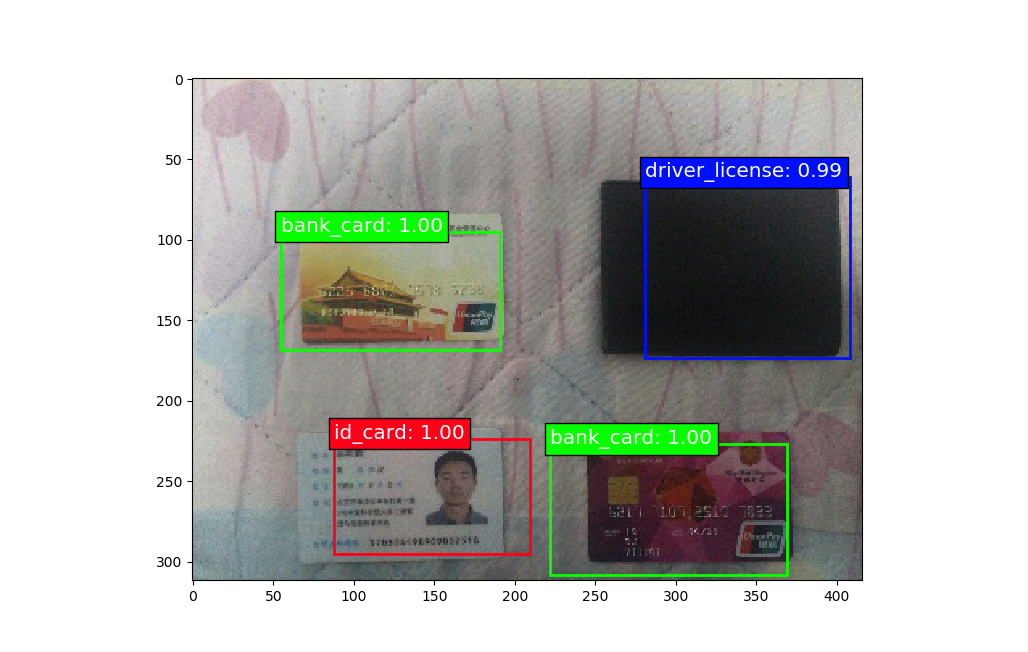
#> input picture examples/v3_3.png, 1028 x 652 px, found by its file name
$ python convert_image_type.py
#> lines starting #> are read from the running program, lines starting #| are printed output that depends on the picture
from PIL import Image
import os


def png2jpg(image_path):
    infile = image_path
    outfile = os.path.splitext(infile)[0] + ".jpg"
    img = Image.open(infile)
#> img is the input picture: PIL image 1028x652 RGBA; mean R, G, B, A 185.4, 186.1, 182.9, 255
    try:
        if len(img.split()) == 4:
            # prevent IOError: cannot write mode RGBA as BMP
            r, g, b, a = img.split()
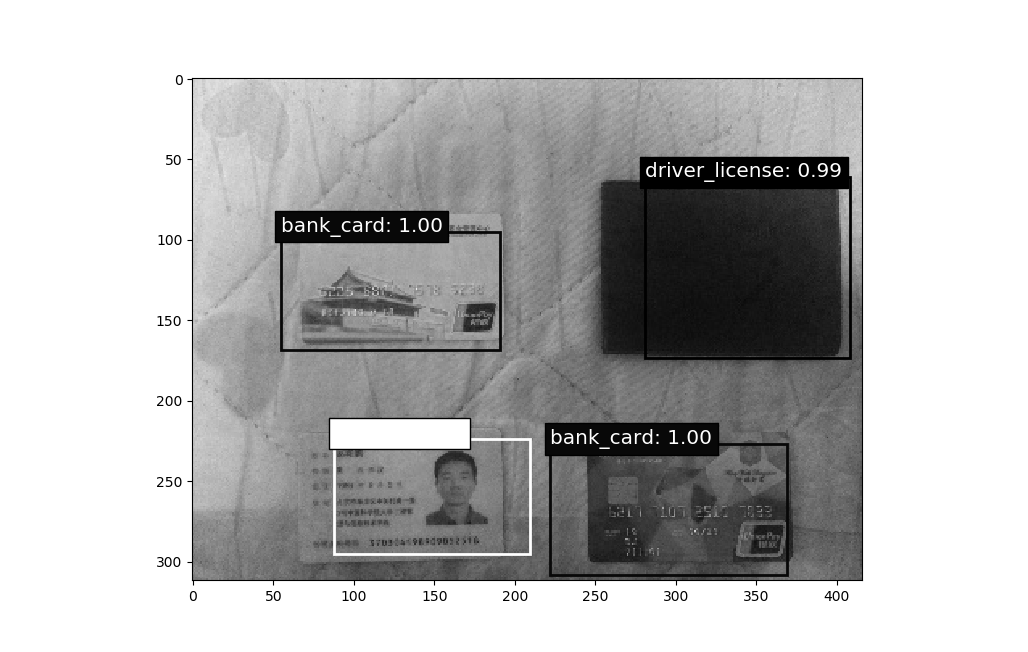
#> r: PIL image 1028x652 L; min 0, max 255, mean 185.4
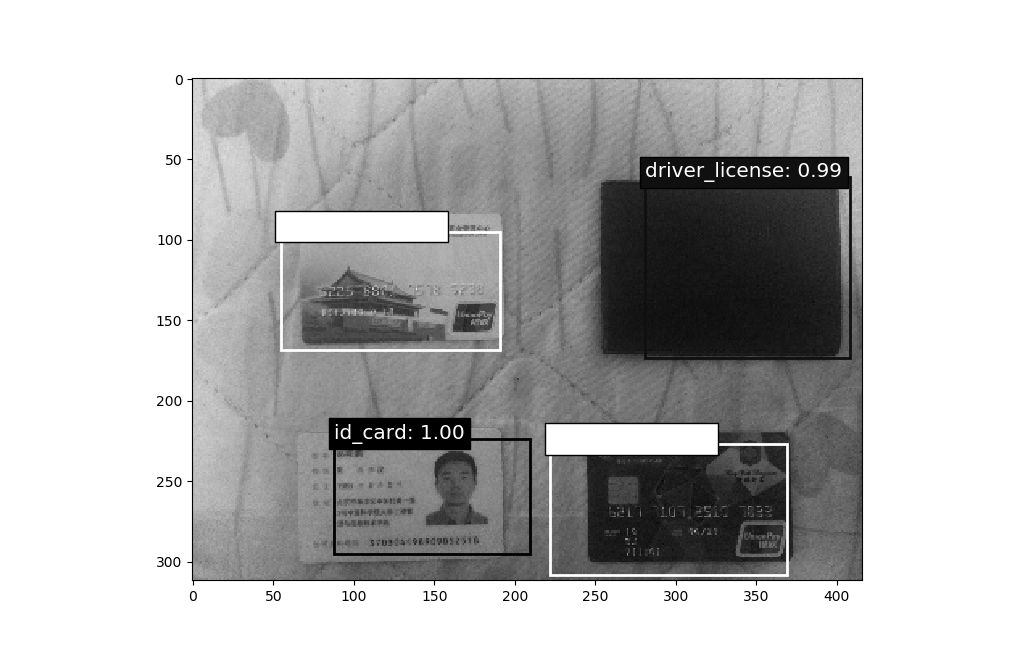
#> g: PIL image 1028x652 L; min 0, max 255, mean 186.1
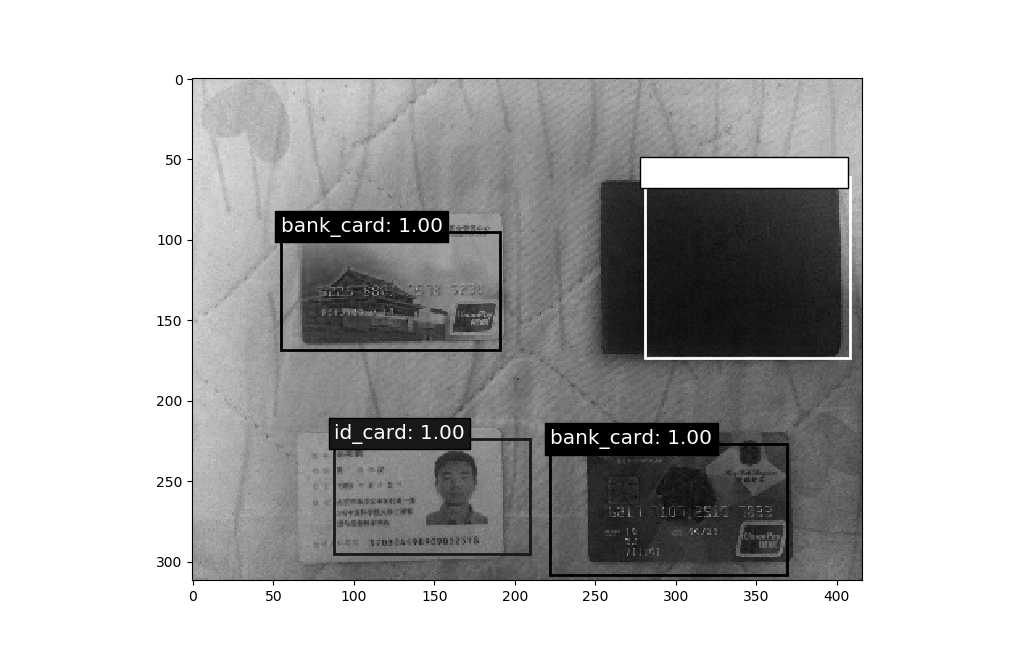
#> b: PIL image 1028x652 L; min 0, max 255, mean 182.9
#> a: PIL image 1028x652 L; every value is 255
            img = Image.merge("RGB", (r, g, b))
#> img: PIL image 1028x652 RGB
            img.convert('RGB').save(outfile, quality=95)
            # os.remove(image_path)
        else:
            img.convert('RGB').save(outfile, quality=95)
            # os.remove(image_path)
        return outfile
    except Exception as e:
        print("PNG转换JPG 错误", e)


def batch_convert(root_dir):
    img_dir = os.listdir(root_dir)
    for img_sample in img_dir:
        if img_sample.endswith('.png'):
            temp_file = root_dir + img_sample
            png2jpg(temp_file)
    print("Finish!")


if __name__ == "__main__":
    target_file = r"C:\Users\admin\Documents\data\test\v3_3.png"
    png2jpg(target_file)
